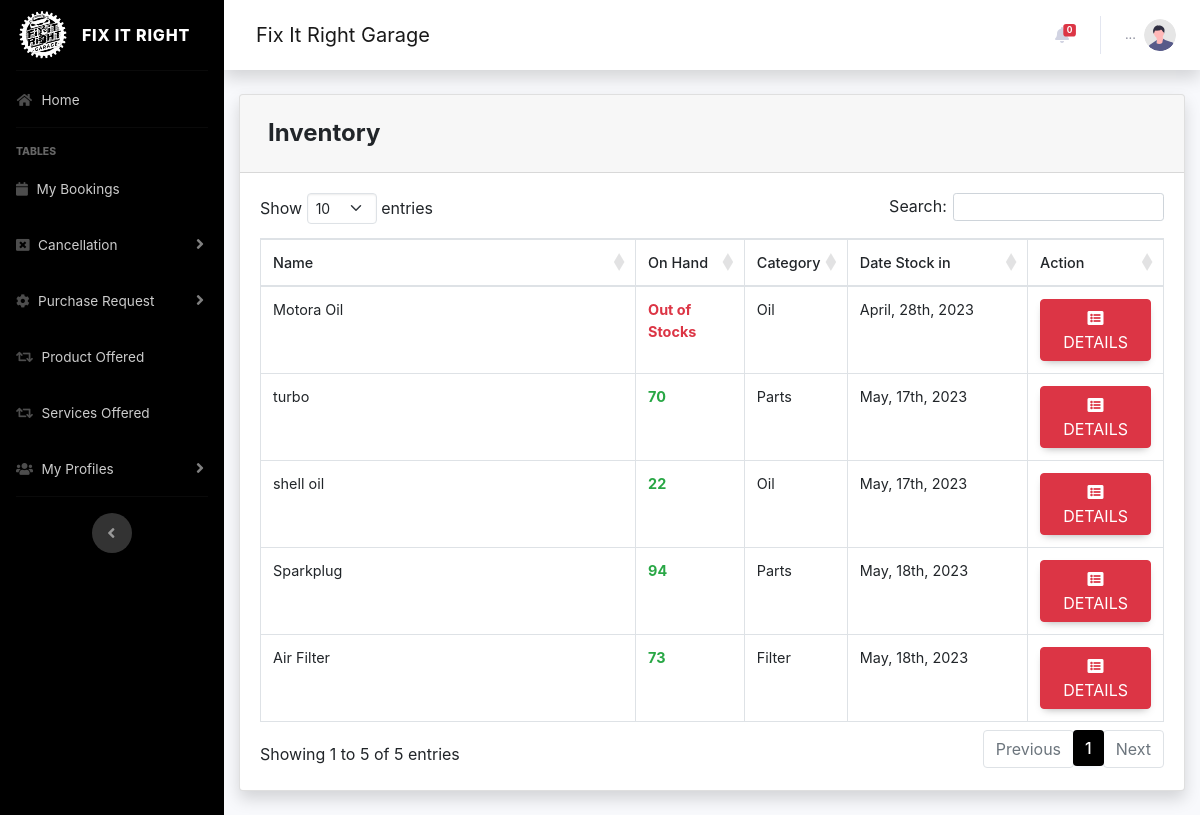
The page /pages/client/product.php (signed in) on the database its author committed.
### tables this page shows
CREATE TABLE `product_inventory` (
  `p_id` int(64) NOT NULL,
  `p_product_code` varchar(255) NOT NULL,
  `p_name` varchar(255) NOT NULL,
  `p_description` varchar(255) NOT NULL,
  `p_qty_stock` int(64) NOT NULL,
  `p_on_hand` int(64) NOT NULL,
  `p_price` int(64) NOT NULL,
  `p_category` varchar(255) NOT NULL,
  `p_supplier` varchar(255) NOT NULL,
  `p_date_stock` date NOT NULL
);

### pages/client/product.php (the view, shortened to what this page needs)
<?php
  include 'process/session.php';
?>
<!doctype html>
<html lang="en-US">
<head>
</head>
<body>
            <div class="card shadow mb-4">
            <div class="card-header py-3">
              <h4 class="m-2 font-weight-bold">Inventory&nbsp;</h4>
            </div>
            <div class="card-body">
              <div class="table-responsive">
                <table class="table table-bordered" id="dataTable" width="100%" cellspacing="0">
                  <thead>
                        <tr>
                     <th>Name</th>
                     <th width="12%">On Hand</th>
                     <th width="5%">Category</th>
                     <th width="20%">Date Stock in</th>
                     <th width="15%">Action</th>
                        </tr>
                     </thead>
                    <tbody>
                <?php
                        $query = "SELECT SUM(p_on_hand) as ptotalhand,p_price,p_date_stock,p_name,p_on_hand,p_id,p_category,p_supplier FROM product_inventory GROUP BY p_name";
                        $result = mysqli_query($con, $query) or die (mysqli_error($db));
                        while ($row = mysqli_fetch_assoc($result)) {
                          $tempdates = $row['p_date_stock'];
                          $mycur = strtotime($tempdates);
                          $p = $row['p_on_hand'];
                        echo '<tr>';
                        echo '<td>'. $row['p_name'].'</td>';
                        if($p == 0){
                          echo '<td class="text-danger font-weight-bold">Out of Stocks</td>';
                        }elseif($p <=10){
                           echo '<td class="text-warning font-weight-bold">'. $row['ptotalhand'].'</td>';
                        }else{
                          echo '<td class="text-success font-weight-bold">'. $row['ptotalhand'].'</td>';
                        }
                        echo '<td>'. $row['p_category'].'</td>';
                        echo '<td>';
                        echo date('F, jS, Y', $mycur);
                        echo '</td>';
                        echo '<td align="right"> <div class="btn-group">
                              <a type="button" class="btn btn-danger" href="inventoryedit.php?action=edit & id='.$row['p_id'] . '"><i class="fas fa-fw fa-list-alt"></i> Details</a>
                          </td>';
                        echo '</tr> ';
                        }
                    ?>
                    </tbody>
                </table>
              </div>
            </div>
          </div>
  </body>
  </html>
<?php
include ('footer.php');
 ?>

### pages/client/css/all.css (style rules this page uses)
.fa, .fas, .far, .fal, .fad, .fab { -moz-osx-font-smoothing: grayscale; -webkit-font-smoothing: antialiased; display: inline-block; font-style: normal; font-variant: normal; text-rendering: auto; line-height: 1; }
.fa-fw { text-align: center; width: 1.25em; }
.fa-list-alt:before { content: "\f022"; }
.fa, .fas { font-family: 'Font Awesome 5 Free'; font-weight: 900; }

### pages/client/footer.php (style rules this page uses)
body { font-family: 'Poppins', sans-serif; }

### rows shown on the page
product_inventory: p_name "Air Filter", ptotalhand "73", p_category "Filter", p_date_stock "May, 18th, 2023"
product_inventory: p_name "Motora Oil", p_on_hand "Out of Stocks", p_category "Oil", p_date_stock "April, 28th, 2023"
product_inventory: p_name "shell oil", ptotalhand "22", p_category "Oil", p_date_stock "May, 17th, 2023"
product_inventory: p_name "Sparkplug", ptotalhand "94", p_category "Parts", p_date_stock "May, 18th, 2023"
product_inventory: p_name "turbo", ptotalhand "70", p_category "Parts", p_date_stock "May, 17th, 2023"

### other values the page prints
$nummy2 "0"
